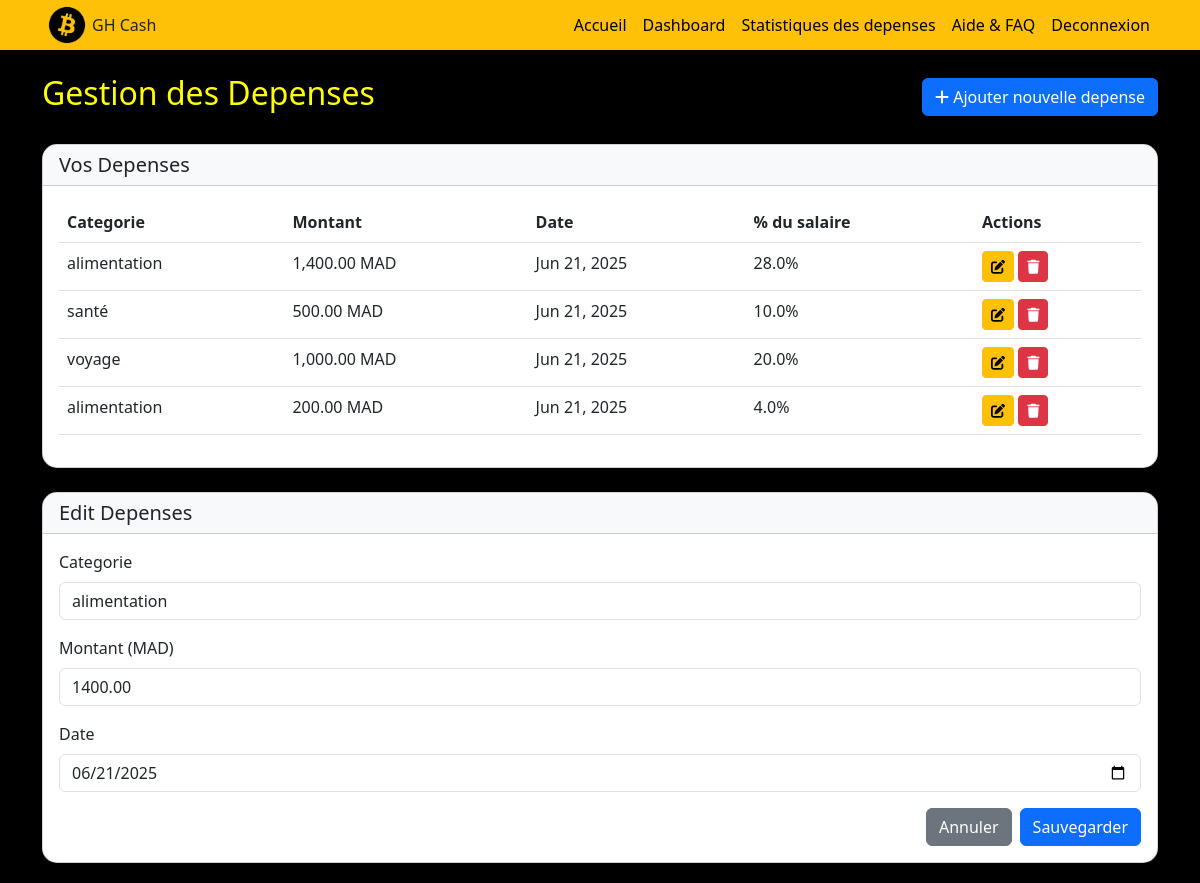
The page /login/depenses.php?action=edit&id=21 (signed in) on the database its author committed.
### tables this page shows
CREATE TABLE `depenses` (
  `id_depense` int(11) NOT NULL,
  `id_user` int(11) NOT NULL,
  `categorie` varchar(50) NOT NULL,
  `montant` decimal(10,2) NOT NULL,
  `date_transaction` date NOT NULL
);

### login/depensesCode.php (called while the page is built, shortened)
<?php
$conn = mysqli_connect("localhost", "root", "", "pfe");
$user_id = $_SESSION['user_id'];
$user_query = "SELECT * FROM users WHERE id_user = $user_id";
$user_result = mysqli_query($conn, $user_query);
$user = mysqli_fetch_assoc($user_result);
if (isset($_GET['action']) && $_GET['action'] == 'edit' && isset($_GET['id'])) {
    $id = (int)$_GET['id'];
    $sql = "SELECT * FROM depenses WHERE id_depense = $id AND id_user = $user_id";
    $result = mysqli_query($conn, $sql);
    $edit_expense = mysqli_fetch_assoc($result);
}
$expenses_query = "SELECT *, (montant / {$user['salaire_user']}) * 100 as percentage
                  FROM depenses
                  WHERE id_user = $user_id
                  ORDER BY date_transaction DESC";
$expenses_result = mysqli_query($conn, $expenses_query);
$expenses = [];
while ($row = mysqli_fetch_assoc($expenses_result)) {
    $expenses[] = $row;
}
?>

### login/depenses.php (the view, shortened to what this page needs)
<?php
require_once 'depensesCode.php';
?>
<!DOCTYPE html>
<html lang="en">
<head>
    <link href="https://cdn.jsdelivr.net/npm/bootstrap@5.3.0/dist/css/bootstrap.min.css" rel="stylesheet">
    <link rel="stylesheet" href="https://cdnjs.cloudflare.com/ajax/libs/font-awesome/6.0.0/css/all.min.css">
    <link rel="stylesheet" href="../css/styles.css">
</head>
<body>
    <nav class="navbar navbar-expand-lg navbar-warning bg-warning">
        <div class="container">
            <div class="logo">
                <img src="../img/btc.png" alt="Image">
                GH Cash
            </div>
            <ul class="navbar-nav">
                <li class="nav-item"><a class="nav-link" href="../index.php">Accueil</a></li>
                <li class="nav-item"><a class="nav-link" href="dashboard.php">Dashboard</a></li>
                <li class="nav-item"><a class="nav-link" href="stats.php">Statistiques des depenses</a></li>
                <li class="nav-item"><a class="nav-link" href="help.php">Aide & FAQ</a></li>
                <li class="nav-item"><a class="nav-link" href="logout.php">Deconnexion</a></li>
            </ul>
        </div>
    </nav>
    <div class="container mt-4">
        <div class="d-flex justify-content-between align-items-center mb-4">
            <h2>Gestion des Depenses</h2>
            <a href="depenses.php?action=new" class="btn btn-primary">
                <i class="fas fa-plus"></i> Ajouter nouvelle depense
            </a>
        </div>
        <div class="card">
            <div class="card-header">
                <h5 class="mb-0">Vos Depenses</h5>
            </div>
            <div class="card-body">
                <?php if (empty($expenses)): ?>
                    <p class="text-muted">Accune depense enregistrée pour le moment.</p>
                <?php else: ?>
                    <div class="table-responsive">
                        <table class="table table-hover">
                            <thead>
                                <tr>
                                    <th>Categorie</th>
                                    <th>Montant</th>
                                    <th>Date</th>
                                    <th>% du salaire</th>
                                    <th>Actions</th>
                                </tr>
                            </thead>
                            <tbody>
                                <?php foreach ($expenses as $expense): ?>
                                    <tr>
                                        <td><?php echo htmlspecialchars($expense['categorie']); ?></td>
                                        <td><?php echo number_format($expense['montant'], 2); ?> MAD</td>
                                        <td><?php echo date('M d, Y', strtotime($expense['date_transaction'])); ?></td>
                                        <td><?php echo number_format($expense['percentage'], 1); ?>%</td>
                                        <td>
                                            <a href="depenses.php?action=edit&id=<?php echo (int)$expense['id_depense']; ?>"
                                               class="btn btn-sm btn-warning">
                                                <i class="fas fa-edit"></i>
                                            </a>
                                            <a href="depensesCode.php?action=delete&id=<?php echo (int)$expense['id_depense']; ?>"
                                               class="btn btn-sm btn-danger">
                                                <i class="fas fa-trash"></i>
                                            </a>
                                        </td>
                                    </tr>
                                <?php endforeach; ?>
                            </tbody>
                        </table>
                    </div>
                <?php endif; ?>
            </div>
        </div>
        <?php if (isset($_GET['action']) && ($_GET['action'] == 'new' || $_GET['action'] == 'edit')): ?>
        <div class="card mt-4">
            <div class="card-header">
                <h5 class="mb-0"><?php echo $_GET['action'] == 'edit' ? 'Edit' : 'Add New'; ?> Depenses</h5>
            </div>
            <div class="card-body">
                <form method="POST" action="depensesCode.php">
                    <div class="mb-3">
                        <label for="categorie" class="form-label">Categorie</label>
                        <select class="form-control" id="categorie" name="categorie" required>
                            <?php $categories = [
                                "taxes",
                                "factures",
                                "voyage",
                                "alimentation",
                                "transport",
                                "shopping",
                                "santé",
                                "loisirs"
                            ]; ?>
                            <?php foreach ($categories as $cat): ?>
                                <option value="<?php echo htmlspecialchars($cat); ?>" <?php if (isset($edit_expense) && $edit_expense['categorie'] == $cat) echo 'selected'; ?>>
                                    <?php echo htmlspecialchars($cat); ?>
                                </option>
                            <?php endforeach; ?>
                        </select>
                    </div>
                    <div class="mb-3">
                        <label for="montant" class="form-label">Montant (MAD)</label>
                        <input type="number" step="0.01" class="form-control" id="montant" name="montant"
                               value="<?php echo isset($edit_expense) ? htmlspecialchars($edit_expense['montant']) : ''; ?>" required>
                    </div>
                    <div class="mb-3">
                        <label for="date_transaction" class="form-label">Date</label>
                        <input type="date" class="form-control" id="date_transaction" name="date_transaction"
                               value="<?php echo isset($edit_expense) ? htmlspecialchars($edit_expense['date_transaction']) : date('Y-m-d'); ?>" required>
                    </div>
                    <div class="d-flex justify-content-end">
                        <a href="depenses.php" class="btn btn-secondary me-2">Annuler</a>
                        <button type="submit" name="save_expense" class="btn btn-primary">Sauvegarder</button>
                    </div>
                </form>
            </div>
        </div>
        <?php endif; ?>
    </div>
</body>
</html>

### css/styles.css (style rules this page uses)
.logo { display: flex; align-items: center; }
.logo img { height: 40px; margin: 5px; }
.navbar { padding: 0 1rem; margin: 0; border-radius: 0; }
.navbar-nav { margin-left: auto; }
.nav-link { color: black; }
body { background-color: black; margin: 0; }

### login/depenses.php (style rules this page uses)
h2 { color: yellow; }
.card { border-radius: 15px; box-shadow: 0 4px 6px rgba(0, 0, 0, 0.1); margin-bottom: 20px; }
.card-header { border-radius: 15px 15px 0 0 !important; background-color: #f8f9fa; }

### rows shown on the page
depenses: categorie "alimentation", montant "1,400.00", date_transaction "Jun 21, 2025", percentage "28.0", montant "1400.00", date_transaction "06/21/2025"
depenses: categorie "santé", montant "500.00", date_transaction "Jun 21, 2025", percentage "10.0"
depenses: categorie "voyage", montant "1,000.00", date_transaction "Jun 21, 2025", percentage "20.0"
depenses: categorie "alimentation", montant "200.00", date_transaction "Jun 21, 2025", percentage "4.0"
